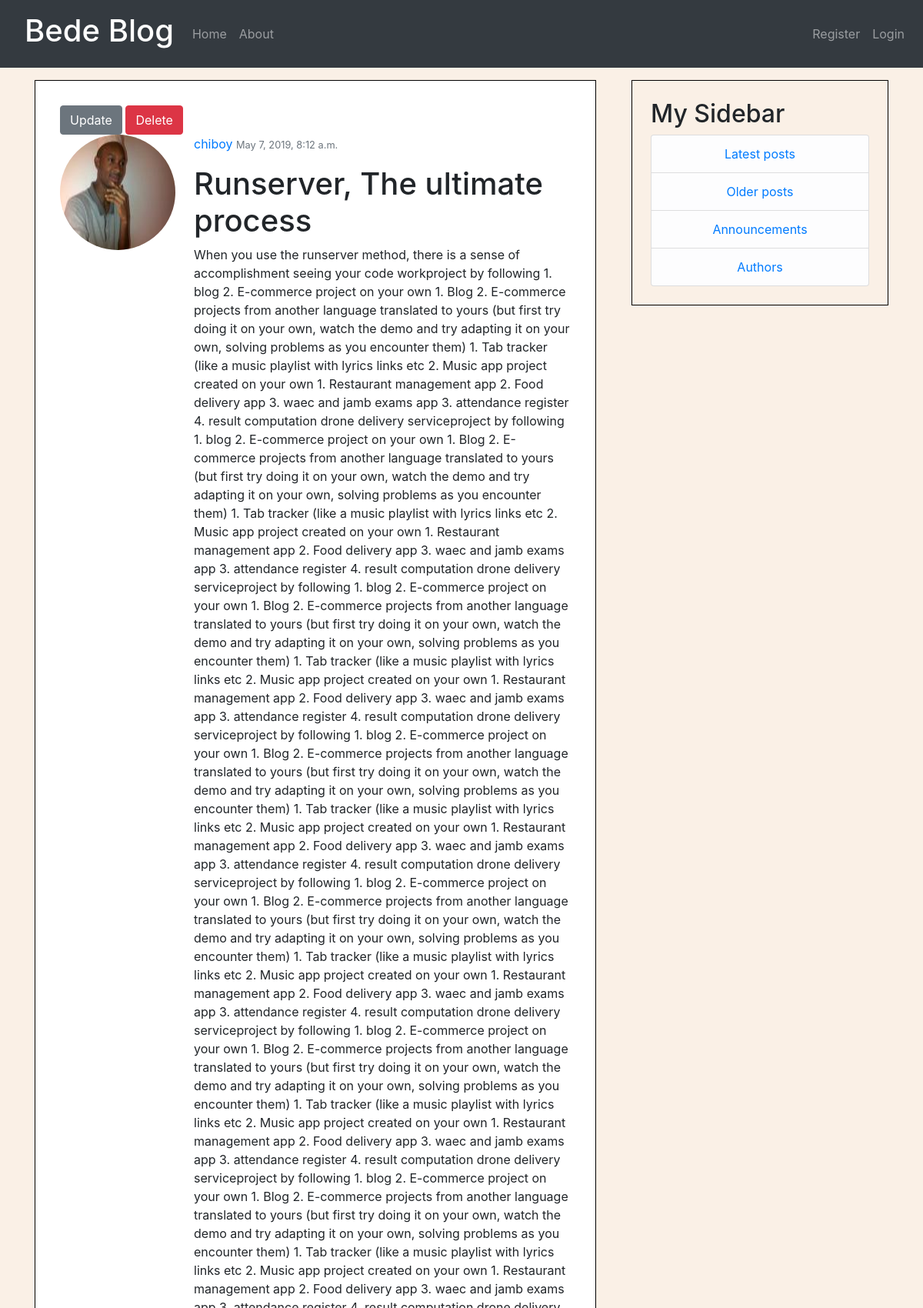
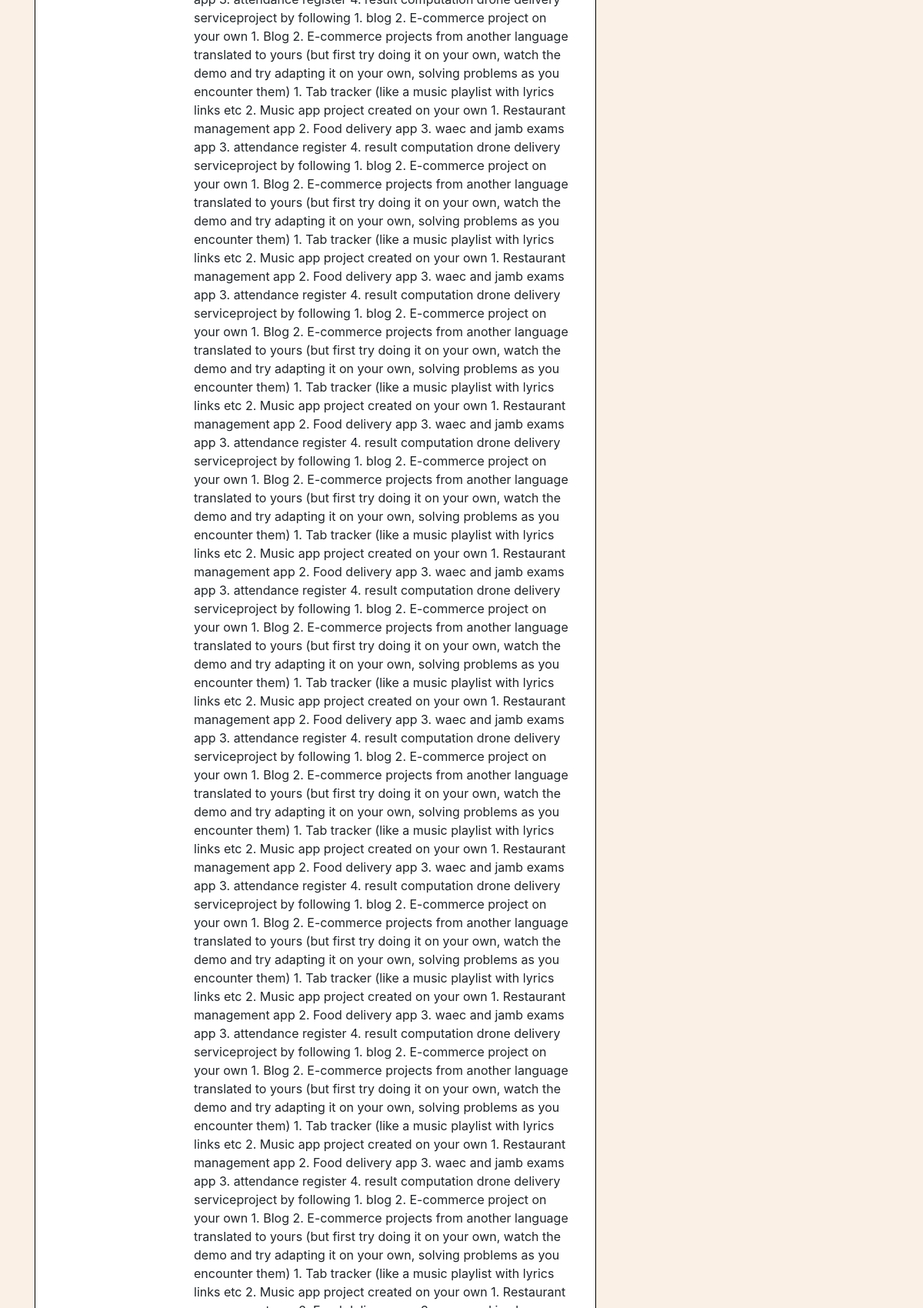
The app's page /post/2/ (upper part) with its own data (2 pictures, top to bottom).
### blog/models.py (models this page shows, shortened)
class Post(models.Model):
    objects = models.Manager()
    title = models.CharField(max_length=100)
    author = models.ForeignKey(User, on_delete=models.CASCADE)
    content = models.TextField()
    date_published = models.DateTimeField(default=timezone.now)

### users/models.py (models this page shows, shortened)
class Profile(models.Model):
	user = models.OneToOneField(User, on_delete = models.CASCADE)
	image = models.ImageField(default='default.jpg', upload_to='profile_pics')
	website = models.CharField(max_length=200, null=True, blank=True)

### blog/views.py (the view)
# urls.py: path('post/<int:pk>/', PostDetailView.as_view(), name='post-detail'),
class PostDetailView(DetailView):
	model = Post

### blog/templates/blog/post_detail.html
{% extends 'blog/base.html'%}
{% load static %}
    {% block content %}
              <div class="posts">
                <a href="{% url 'post-update' post.id %}" class="btn btn-secondary">Update</a>
                <a href="{% url 'post-delete' post.id %}" class="btn btn-danger">Delete</a>
                <div class="media">
                    <img src="{{ object.author.profile.image.url }}" class="account-img rounded-circle" width='150' height='150'>
                    <div class="article article-metadata ml-4">
                        <p><a href="#">{{ object.author }}</a> <small class="text-muted">{{ post.date_published }}</small></p>
                        <h1>{{ object.title }}</h1>
                        <p>{{ object.content}}</p>
                    </div>
                </div>
            </div>
    {% endblock %}

### blog/static/styles.css (style rules this page uses)
body { background-color: Linen; }
.posts { background-color: white; border: 1px solid black; margin-bottom: 20px; padding: 2em; }

### records on screen
Post: author.profile.image (picture), author "chiboy", date_published "May 7, 2019, 8:12 a.m.", title "Runserver, The ultimate process"
